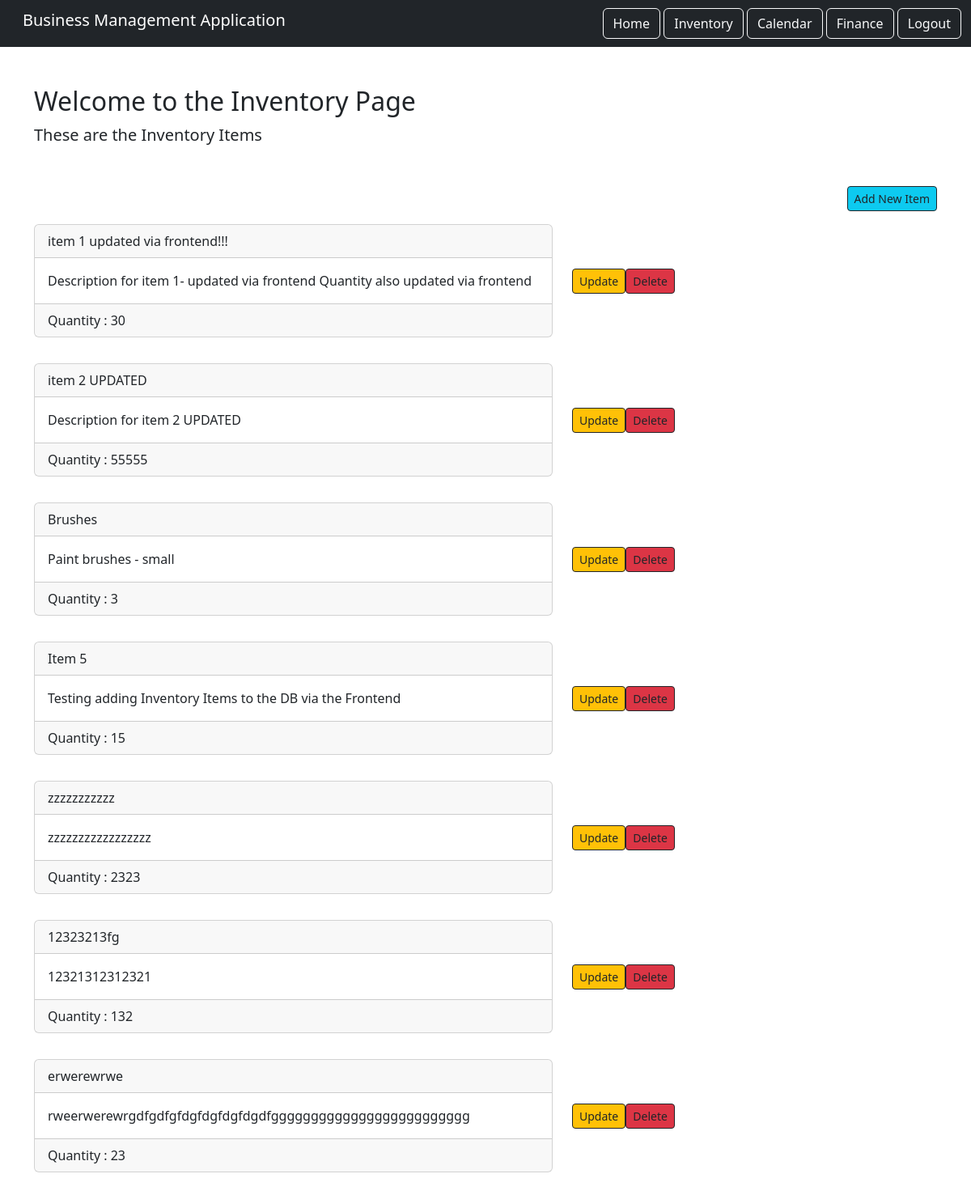
Before: /inventory/ (signed in) with the older database file.
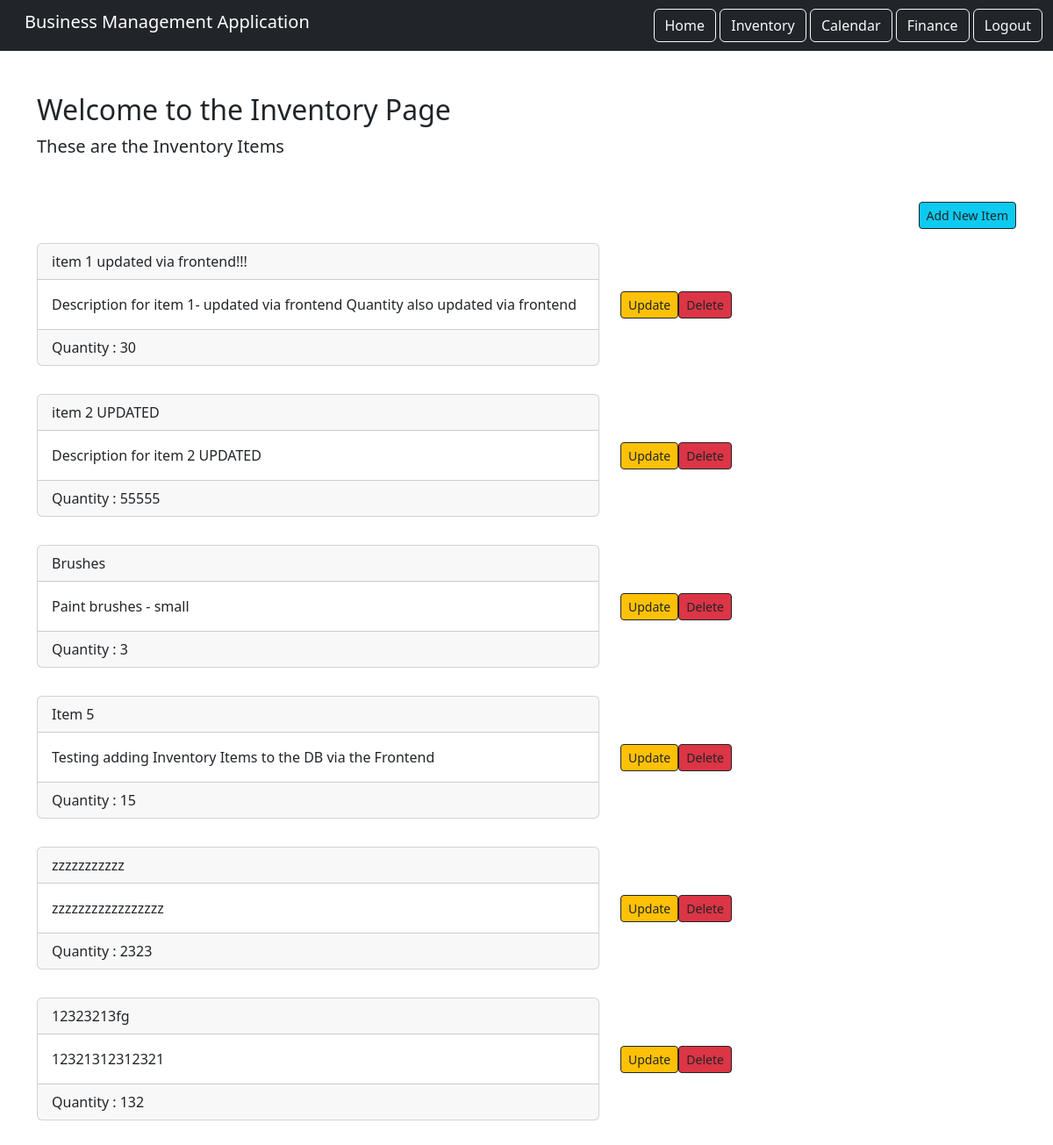
After: the same page with the newer database file.
### inventory_component/models.py (models this page shows)
class Inventory(models.Model):
    item = models.CharField(max_length=255)
    description = models.TextField()
    quantity = models.PositiveIntegerField()
    user = models.ForeignKey(User, on_delete=models.CASCADE, related_name='items')

### inventory_component/views.py (the view)
# urls.py: path('', views.InventoryList.as_view(), name="inventory_list"),
class InventoryList(LoginRequiredMixin, ListView):
    model = Inventory
    context_object_name = "items"
    template_name = "inventory_list.html"
    login_url = '/login'
    def get_queryset(self):
        return self.request.user.items.all()

### inventory_component/templates/Inventory_list.html (shortened to what this page needs)
{% extends 'base.html' %}
{% load static %}
{% block content %}
    <div class="row">
        <div class="col">
            <div class="item_list_heading mb-5">
                <h1 class="fs-2">Welcome to the Inventory Page</h1>
                <p class="fs-5">These are the Inventory Items</p>
            </div>
        </div>
    </div>
    <div class="col text-end">
        <a href="{% url 'item.new' %}" class="btn btn-info btn-sm btn-outline-dark">Add New Item</a>
    </div>
    <div class="row">
        {% for item in items %}
        	<div class="col-md-7 py-3">
                <div class="card">
                    <div class="card-header">
                        {{ item.item }}
                    </div>
                    <div class="card-body ">
                        {{ item.description }}
                    </div>
                    <div class="card-footer">
                        Quantity : {{ item.quantity }}
                    </div>
                </div>
            </div>
        <div class="col-md-5 py-3 d-flex align-items-center">
        <div>
            <a href="{% url 'item.update' pk=item.id %}" class="btn btn-sm btn-warning btn-outline-dark btn-block">Update</a>
        </div>
        <div>
            <a href="{% url 'item.delete' pk=item.id %}" class="btn btn-sm btn-danger btn-outline-dark btn-block">Delete</a>
        </div>
    </div>
        {% endfor %}
{% endblock content %}

Changed rows visible on the page:
removed Inventory: item "erwerewrwe", description "rweerwerewrgdfgdfgfdgfdgfdgfdgdfggggggggggggggggggggggggg", quantity "23"
